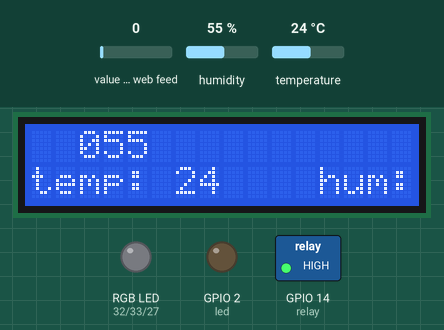
This program was run on a simulated ESP32 board running MicroPython. Shown: 16×2 character LCD, switched loads named in the program (green lamp = pin HIGH), an RGB LED mixed from three pins (HIGH = lit), output pins drawn as LEDs (lit = HIGH). The test bench sets the inputs (shaded band); at power-on: humidity 55 %, temperature 24 °C, value of the web feed 0. WiFi joins after 1.5 s; the clock reads 2024-03-15 10:24:30 at power-on unless the program sets it; requests to the public web service named in the program get a made-up reply in its usual format after 0.4 s (London, UTC, broken clouds, 64 % humidity, 1013 hPa unless stated); web requests get an empty 200 reply after 0.4 s; what the program prints to the serial console is not drawn.

Above: at 4.7 s.
4.8 s: humidity set to 22 %
At 6.2 s:
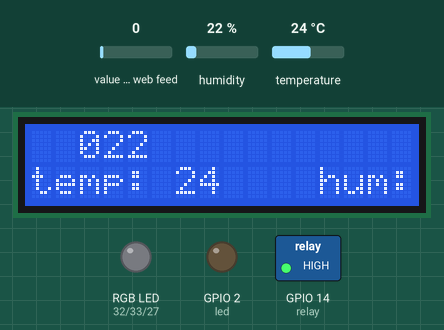
6.9 s: temperature set to 12 °C
At 9.1 s:
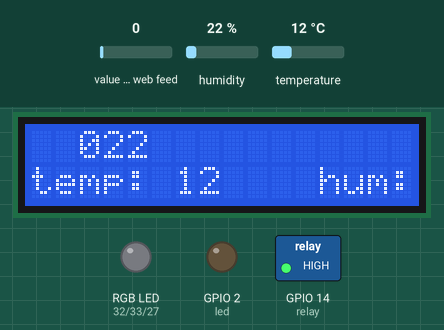
9.8 s: humidity set to 40 %
At 12.0 s:
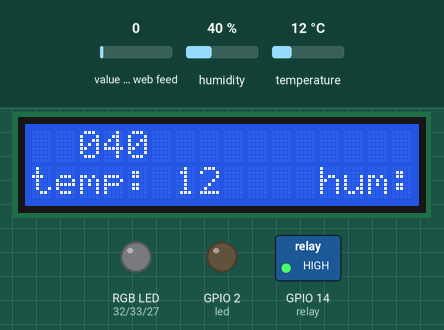
12.7 s: temperature set to 19 °C
At 14.9 s:
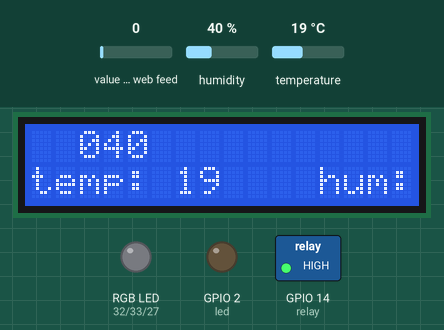
Timing chart, 0 to 16.4 s (numbered marks = the images above; inputs shaded):
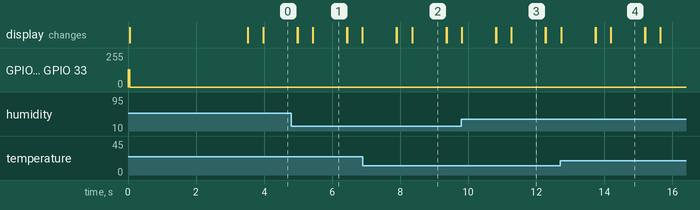

Measured:
- what the display in image 1 shows lasts 1.0 s, from 5.4 s to 6.4 s

The program:

Smart_Home_main.py
```python
from machine import Pin, PWM , ADC , SoftI2C , TouchPad
import network
import urequests
import time
import ntptime
import ujson
import machine
from machine_i2c_lcd import I2cLcd
from dht import DHT11

SSID = "YourWifiName"
PASSWORD = "YourWifiPassword"
FIREBASE_URL = "https://YourProjectid.firebaseio.com/"

led = Pin(2, Pin.OUT)

#rgb
BLUE  = PWM(Pin(27), freq=1000)
GREEN = PWM(Pin(33), freq=1000)
RED   = PWM(Pin(32), freq=1000)
relay = Pin(14, Pin.OUT)
pir   = Pin(13, Pin.IN)         # Bu pir sensoruyle rtc saate göre ya da ldr ışık şiddetine göre led yakabilirsin (role ile)
# Sicaklik - Nem sensoru
dht_sensor = DHT11(Pin(39))


# LDR ADC pin (GPIO34)
ldr = ADC(Pin(34))
ldr.atten(ADC.ATTN_11DB)        # 0-3.3V okuma
ldr.width(ADC.WIDTH_12BIT)      # 12-bit çözünürlük (0-4095 arası değer)

# Gaz sensörü ADC pin (GPIO35)
gas_sensor = ADC(Pin(35))
gas_sensor.atten(ADC.ATTN_11DB)       # 0-3.3V arası okumak için
gas_sensor.width(ADC.WIDTH_12BIT)     # 12-bit çözünürlük (0-4095 arası değer)

# Yangın sensörü ADC pin (GPIO36)
yangin_sensor = ADC(Pin(36))
yangin_sensor.atten(ADC.ATTN_11DB)  # 0-3.6V arası okuma
yangin_sensor.width(ADC.WIDTH_12BIT)  # 10-bit çözünürlük (0-1023)

# Su Baskini sensörü
su_baskini = TouchPad(Pin(32))  # GPIO 32'yi kullanıyoruz


# LCD I2C addres and dimensions tanımı
I2C_ADDR = 0x27
I2C_NUM_ROWS = 2
I2C_NUM_COLS = 16

# I2C pin tanımı
i2c = SoftI2C(sda=Pin(21), scl=Pin(22), freq=400000)

lcd = I2cLcd(i2c, I2C_ADDR, I2C_NUM_ROWS, I2C_NUM_COLS)

# Servo PWM ayarı
sg90 = PWM(Pin(23), freq=50)  # 50Hz


relay.value(1)
RED.duty(0)
GREEN.duty(0)
BLUE.duty(0)

def set_color(r, g, b):
    RED.duty(int(r / 255 * 1023))    #DAC 8bitlik
    GREEN.duty(int(g / 255 * 1023))
    BLUE.duty(int(b / 255 * 1023))

# Açıdan duty hesaplayan fonksiyon
def set_angle(angle):
    # 0 derece için duty 26, 180 derece için duty 123 olsun
    min_duty = 26
    max_duty = 123
    duty = int(min_duty + (max_duty - min_duty) * angle / 180)
    sg90.duty(duty)

# Wi-Fi bağlantısı kurma
def connect_wifi():
    wlan = network.WLAN(network.STA_IF)
    wlan.active(True)
    if not wlan.isconnected():
        print("WiFi'ye bağlanılıyor...")
        wlan.connect(SSID, PASSWORD)
        while not wlan.isconnected():
            time.sleep(1)
    print("WiFi Bağlandı:", wlan.ifconfig())

def read_from_firebase(path=""):
    try:
        url = FIREBASE_URL + path + ".json"
        response = urequests.get(url)

        if response.status_code == 200:
            try:
                data = response.json()
                print(f"Firebase'den okundu ({path}): {data}")
                response.close()
                return data
            except ValueError:
                print(f"Firebase'den gelen veri JSON formatında değil ({path}): {response.text}")
                response.close()
                return None
        else:
            print(f"Firebase'den veri çekme başarısız oldu ({path}). Durum Kodu: {response.status_code}")
            response.close()
            return None

    except Exception as e:
        print(f"Bağlantı hatası ({path}): {e}")
        return None


        # Hata olursa 2 saniye bekle ve yeniden dene
        time.sleep(2)

# Firebase'e veri yazma
def write_to_firebase(path, data):
    try:
        url = FIREBASE_URL + path + ".json"
        headers = {"Content-Type": "application/json"}
        response = urequests.put(url, data=ujson.dumps(data), headers=headers)
        response.close()
        print("Firebase'e yazıldı:", path, data)
    except Exception as e:
        print("Firebase yazma hatası:", e)

def measure_network_speed():
    try:
        start_time = time.ticks_ms()
        response = urequests.get("http://speedtest.tele2.net/1MB.zip") # Daha büyük bir dosya indiriliyor
        end_time = time.ticks_ms()
        if response.status_code == 200:
            content_length = int(response.headers.get('Content-Length', 0))
            duration = time.ticks_diff(end_time, start_time) / 1000  # saniye cinsinden süre
            if duration > 0 and content_length > 0:
                speed_bps = (content_length * 8) / duration # bit per second
                speed_Mbps = speed_bps / (1024 * 1024)
                print(f"Ağ hızı: {speed_Mbps:.2f} Mbps")
            else:
                print("İndirme süresi veya dosya boyutu sıfır.")
            response.close()
        else:
            print("Ağ hızı ölçümü başarısız.")
    except Exception as e:
        print(f"Ağ hızı ölçümü hatası: {e}")

def rtc_ntp_senkron():
    try:
        ntptime.settime()  # UTC zamanını al
        print("Zaman alındı!")

        # RTC'yi UTC+3 olarak ayarla
        rtc = machine.RTC()
        zaman = rtc.datetime()  # UTC zamanı
        saat = (zaman[4] + 3) % 24  # Saat + 3
        gun_farki = (zaman[4] + 3) // 24  # Saat taşarsa günü artır
        gun = zaman[2] + gun_farki

        # Yeni zaman tuple'ı
        yeni_zaman = (zaman[0], zaman[1], gun, zaman[3], saat, zaman[5], zaman[6], zaman[7])
        rtc.datetime(yeni_zaman)  # RTC'yi güncelle
        print("RTC Türkiye Saatine (UTC+3) ayarlandı:", yeni_zaman)

    except Exception as e:
        print("Zaman alınamadı veya RTC ayarlanamadı:", e)


# Gün adları listesi (RTC haftanın günü: 0=Pazartesi, ..., 6=Pazar)
gun_isimleri = [
    "pazartesi", "sali", "carsamba",
    "persembe", "cuma", "cumartesi", "pazar"
]


def kontrol_ve_led(gun_durumu,zaman_durumu,relay_station):
    zaman = rtc.datetime()
    gun_index = zaman[3]  # RTC'den haftanın günü (0 = Pazartesi)
    gun_adi = gun_isimleri[gun_index]  # Örneğin: "pazartesi"
    simdiki_saat = zaman[4]
    simdiki_dakika = zaman[5]

    print("Bugün:", gun_adi, "Saat:", simdiki_saat, "Dakika:", simdiki_dakika)

    if gun_durumu and zaman_durumu is not None:
        if gun_adi in gun_durumu and gun_durumu[gun_adi] == 1:
            try:
                bas_saat = int(zaman_durumu.get("startTime_hour1"))
                bas_dakika = int(zaman_durumu.get("startTime_minute1"))
                bit_saat = int(zaman_durumu.get("endTime_hour2"))
                bit_dakika = int(zaman_durumu.get("endTime_minute2"))

                bas_zaman = bas_saat * 60 + bas_dakika
                bit_zaman = bit_saat * 60 + bit_dakika
                simdi_zaman = simdiki_saat * 60 + simdiki_dakika

                if bas_zaman <= simdi_zaman <= bit_zaman:
                    relay.value(relay_station)
                    write_to_firebase("led_status",relay_station)
                    print("Zaman aralığında.")

                else:
                    relay.value(1 - relay_station)
                    write_to_firebase("led_status",1 - relay_station)
                    print("Zaman aralığı dışında.")

            except Exception as e:
                print("Saat verileri okunamadı:", e)
                write_to_firebase("led_status",1 - relay_station)
                relay.off()
        else:
            relay.value(1 - relay_station)
            print("Bugün seçili değil.")


    else:
        print("Firebase'den geçerli gün/zaman durumu alınamadı.")

connect_wifi()

#lcd.putstr("It's working :)")

time.sleep(1)

#lcd.clear()

# NTP ile zamanı al ve RTC'yi güncelle
rtc_ntp_senkron()
# RTC'den zamanı oku
rtc = machine.RTC()

measure_network_speed()

pir_last_detect_hour = "first"

while True:
    try:
        # zaman = rtc.datetime()
        # print("Türkiye Saati (UTC+3):", zaman)
        # print("Tarih: {:02d}/{:02d}/{}".format(zaman[2], zaman[1], zaman[0]))
        # print("Saat: {:02d}:{:02d}:{:02d}".format(zaman[4], zaman[5], zaman[6]))

        lcd_zaman = rtc.datetime()
        saat   = lcd_zaman[4]
        dakika = lcd_zaman[5]
        lcd.clear()
        ekran = "%02d:%02d" % (saat, dakika)
        lcd.putstr(ekran)

        data = read_from_firebase()

        dht_sensor.measure()  # Sensörden ölçüm al
        temp = dht_sensor.temperature()  # Sıcaklık (Celsius)
        hum = dht_sensor.humidity()      # Nem (%)
        lcd.move_to(0, 1)
        lcd.putstr("temp: %02d    hum:  %03d" % (temp, hum))

        if data is not None:
            data_day_time = data.get("selectedDays")
            data_relay_status = data_day_time.get("relay_status")
            data_relay_status_manuel_or_date = data.get("relay_manuel_or_date")

            data_day  = data_day_time.get("day")
            data_time = data_day_time.get("time")

            data_sensor   = data.get("sensor")
            data_fire = data_sensor.get("fire_sensor")
            data_gas = data_sensor.get("gas_sensor")
            data_water = data_sensor.get("water_sensor")
            data_pir = data_sensor.get("pir_sensor")


            data_sensor_just_send   = data.get("sensor_just_send")

            data_servo = data_sensor_just_send.get("servo")
            data_lcd = data_sensor_just_send.get("lcd")
            data_lcd_manuel = data_sensor_just_send.get("lcd_manuel")

            data_rgb = data.get("rgb")


            led_status = data.get("led_status")
            relay_status = data.get("relay_status_manuel")
            r_value = data_rgb.get("r")
            g_value = data_rgb.get("g")
            b_value = data_rgb.get("b")
            set_color(r_value, g_value, b_value)

            if led_status == 1:
                led.value(1)
            else:
                led.value(0)

            if data_relay_status_manuel_or_date == 0:
                if data_day_time:
                    kontrol_ve_led(data_day,data_time,data_relay_status)

            elif data_relay_status_manuel_or_date == 1:
                if relay_status == 1:
                    relay.value(1)
                else:
                    relay.value(0)


            set_angle(data_servo)

            ldr_val = ldr.read()

            if pir.value() == 1:
               pir_last_detect_hour = "%02d:%02d" % (saat, dakika)

            sensor_data = {

                "pir_sensor": pir.value(),
                "pir_last_hour": pir_last_detect_hour,
                "gas_sensor": 1 if gas_sensor.read() >= 1200 else 0,
                "fire_sensor": 1 if yangin_sensor.read() <= 20 else 0,
                "water_sensor": 1 if su_baskini.read() <= 200 else 0,
                "ldr_value": ldr_val,
                "dht_temperature": 2,
                "dht_humidity": 1,
            }

            write_to_firebase("sensor", sensor_data)

            if data_lcd_manuel == 1:
                lcd.clear()
                lcd.putstr(data_lcd)
            else:
                lcd.clear()
                ekran = "      %02d:%02d    " % (saat, dakika)
                lcd.putstr(ekran)
                lcd.move_to(0, 1)
                lcd.putstr("temp: %02d    hum:  %03d" % (temp, hum))


    except Exception as e:
        print("Hata oluştu:", e)

    time.sleep(1)
```
